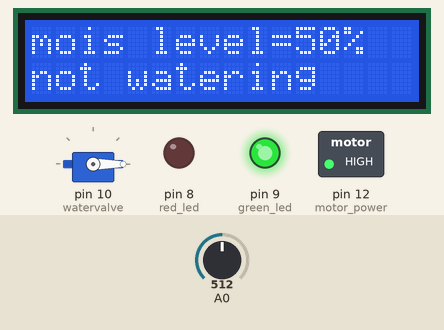
Simulated run of this sketch. Board: Arduino Uno, built with avr-gcc and run on an emulated ATmega328P. Parts: 16×2 character LCD, servo, switched loads named in the sketch (green lamp = pin HIGH), output pins drawn as LEDs (lit = HIGH). Dashed ring = blinking. Inputs (shaded band) come from the test bench; at power-on: A0 = 512.

Above: at 1.2 s.
1.3 s: A0 set to 614
At 2.0 s:
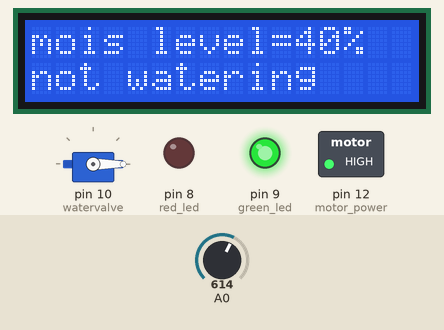
3.0 s: A0 set to 633
At 3.6 s:
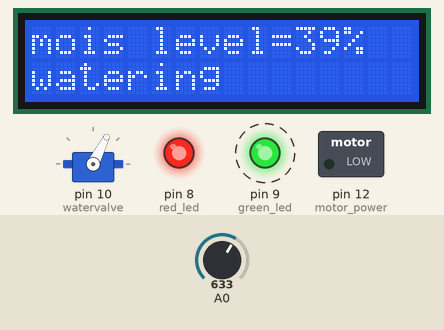
5.3 s: A0 set to 716
At 5.57 s:
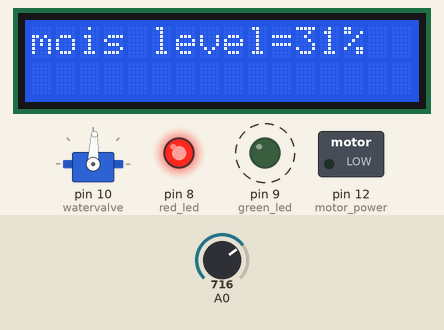
7.7 s: A0 set to 900
At 8.4 s:
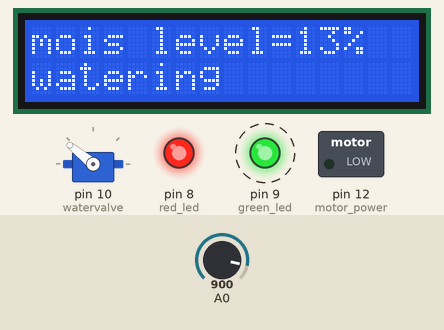
10.1 s: A0 set to 1023
At 10.8 s:
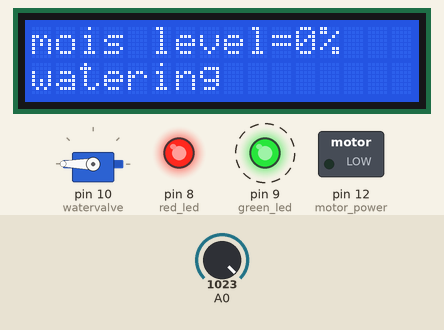
Timing chart, 0 to 13.5 s (numbered marks = the images above; inputs shaded):
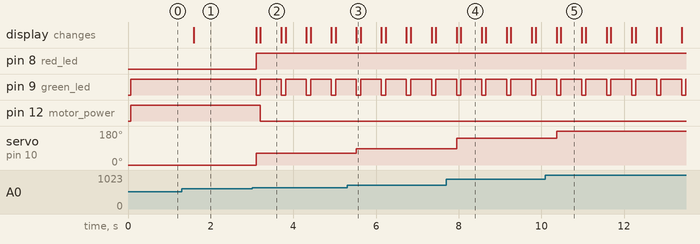

Measured:
- the behaviour switches between 624 and 625 on A0 (found by bisection; images 1 and 2)
- after the input at 1.3 s, the display: changes after 0.29 s (image 1)
- after the input at 3.0 s, pin 8 (red_led): LOW → HIGH after 0.10 s; pin 9 (green_led): alternates HIGH for 0.50 s and LOW for 0.10 s, starting after 0.10 s; pin 12 (motor_power): HIGH → LOW after 0.20 s; servo on pin 10 (watervalve): 0° → 63° after 0.10 s; the display: first changes after 0.10 s (image 2 shows a later state)
- after the input at 5.3 s, servo on pin 10 (watervalve): 63° → 87° after 0.23 s; the display: changes after 0.23 s (image 3)
- after the input at 7.7 s, servo on pin 10 (watervalve): 87° → 141° after 0.25 s; the display: first changes after 0.25 s (image 4 shows a later state)
- after the input at 10.1 s, servo on pin 10 (watervalve): 141° → 180° after 0.27 s
- what the display in image 2 shows lasts 0.5 s, from 3.2 s to 3.7 s

The sketch:

Smart_Garden_Watering_System.ino
```cpp
#include<LiquidCrystal.h>
LiquidCrystal lcd(7,6,5,4,3,2);
#include<Servo.h>
Servo watervalve;

int red_led=8;
int green_led=9;
int motor_power=12;

void setup() {
  // put your setup code here, to run once:
  lcd.begin(16,2);
  pinMode(red_led,OUTPUT); //red
  pinMode(green_led,OUTPUT);
  pinMode(motor_power,OUTPUT);

//green
  watervalve.attach(10);

}

void loop() {
  int mlevel;
  mlevel=analogRead(A0);
  mlevel=map(mlevel,0,1023,100,0);
  lcd.clear();
  lcd.print("mois level=");
  lcd.print(mlevel);
  lcd.print("%");

  if(mlevel<40){
    digitalWrite(red_led,HIGH);
    digitalWrite(green_led,LOW);


  }else{
    digitalWrite(green_led,HIGH);
    digitalWrite(red_led,LOW);
  }


  if (mlevel<40){
         int valpos;
         valpos=map(mlevel,0,60,180,0);
         watervalve.write(valpos);
         delay(100);
  }else{

    watervalve.write(0);
  }
  //status

  lcd.setCursor(0,1);

  if (mlevel<40){
    lcd.print("watering");
    digitalWrite(motor_power,LOW);
    digitalWrite(green_led,HIGH);

  }else{
    lcd.print("not watering");
    digitalWrite(motor_power,HIGH);
    digitalWrite(green_led,HIGH);
  }
  delay(500);
}
```
